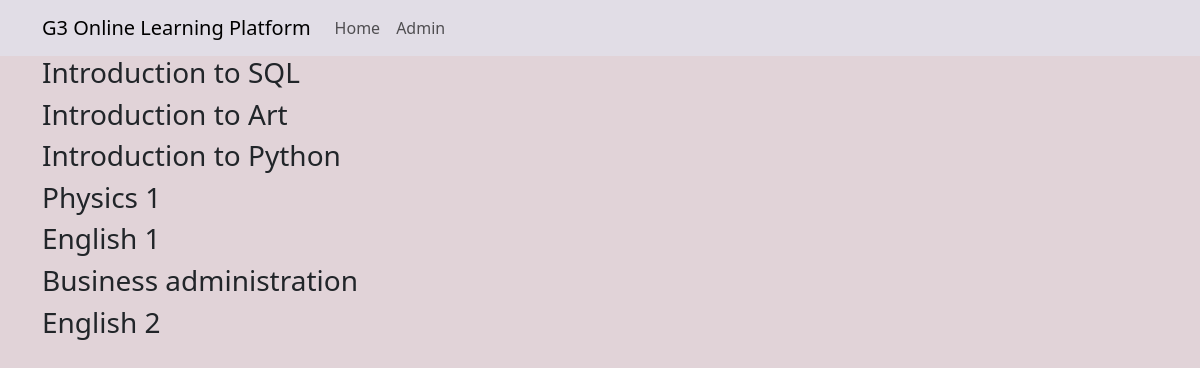
The app's page /main_app/courses/ with its own data.
### main_app/models.py (models this page shows, shortened)
class Course(models.Model):
    id = models.IntegerField(primary_key=True)
    title = models.CharField(max_length=200)
    description = models.TextField()
    release_date = models.DateField()
    category = models.ForeignKey(Category, on_delete=models.CASCADE, null=True, blank=True)
    teacher = models.ForeignKey(Teacher, on_delete=models.CASCADE)

### main_app/views.py (the view)
# urls.py: path('courses/', views.course_list, name='course_list'),
def course_list(request):
    course_list = Course.objects.all()
    return render(request, 'main_app/course_list.html', {'courses': course_list})

### main_app/templates/main_app/course_list.html
{% extends "main_app/base.html" %}
{% block body_block %}
{% for course in courses %}
    <div class="item">
        <h3>{{ course.title }}</h3>
    </div>
    {% endfor %}
{% endblock %}

### static/styling.css (style rules this page uses)
body { background-color: rgb(225, 211, 216); }

### records on screen
Course: title "Introduction to SQL"
Course: title "Introduction to Art"
Course: title "Introduction to Python"
Course: title "Physics 1"
Course: title "English 1"
Course: title "Business administration"
Course: title "English 2"
